Frame 1 (no input): blank canvas, image omitted
Frame 60 (no input): blank canvas, image omitted
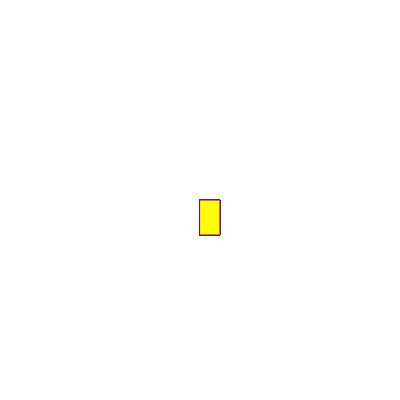
Frame 120 (the mouse pressed at the canvas centre since frame 60)

The p5.js sketch whose frames 1 and 60 were blank and that drew this single picture after the mouse press (run headless with seeded random() and noise() and a simulated clock; from frame 60 on, the mouse is pressed at the canvas centre):

// p5.js sketch
// ── sketch.js
function setup() {
    createCanvas(400, 400);
    background("white")
  }
  
  function draw() {
    
    stroke("purple");
    fill("yellow");
    
    // console.log(mouseIsPressed);
    
    if(mouseIsPressed){
    rect(mouseX,mouseY,20,35);
    }
  }
